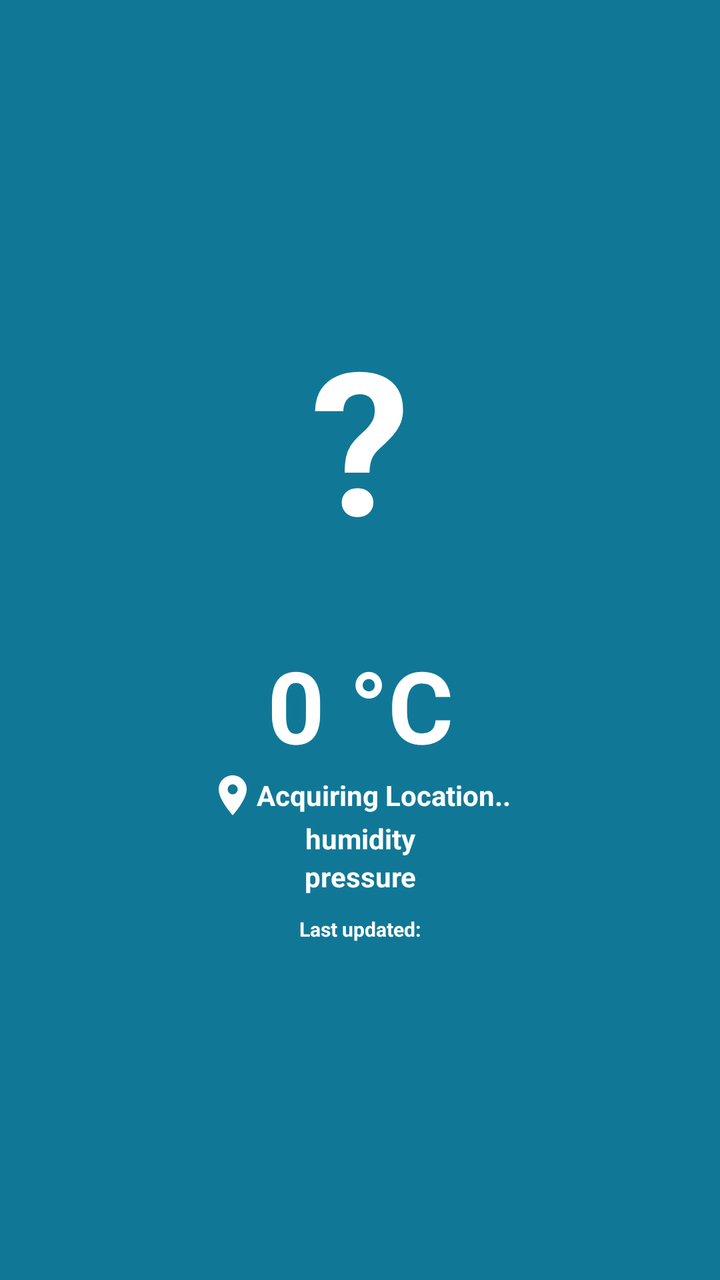
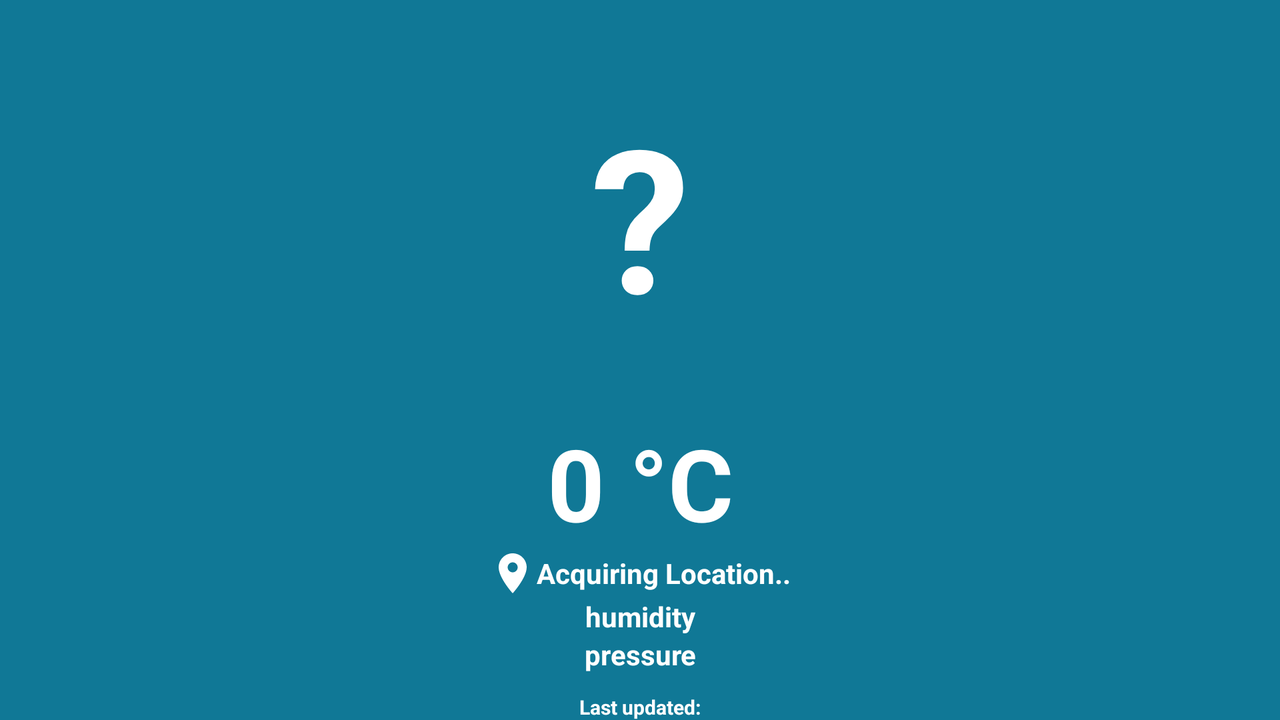

Compare how this app lays out the same screen by default and in its alternative resource folder. The renders come first, then the two layout files and the values they reference.
<!-- AndroidManifest.xml: application theme AppTheme -->
<!-- res/layout/weather_fragment.xml -->
<?xml version="1.0" encoding="utf-8"?>
<android.support.constraint.ConstraintLayout xmlns:android="http://schemas.android.com/apk/res/android"
    xmlns:app="http://schemas.android.com/apk/res-auto"
    xmlns:tools="http://schemas.android.com/tools"
    android:layout_width="match_parent"
    android:layout_height="match_parent"
    android:background="@color/colorPrimary"
    tools:context="com.projects.amul.weathertest.MainActivity"
    tools:layout_editor_absoluteY="25dp"
    tools:layout_editor_absoluteX="0dp">

    <TextView
        android:id="@+id/weatherIcon"
        android:layout_width="200dp"
        android:layout_height="200dp"
        android:gravity="center"
        android:textAlignment="center"
        android:textColor="@color/textColorPrimary"
        android:textSize="100sp"
        android:textStyle="bold"
        app:srcCompat="?android:attr/textCheckMark"
        tools:text="?"
        android:layout_centerHorizontal="true"
        android:layout_marginLeft="8dp"
        app:layout_constraintLeft_toLeftOf="parent"
        android:layout_marginRight="8dp"
        app:layout_constraintRight_toRightOf="parent"
        app:layout_constraintTop_toTopOf="parent"
        android:layout_marginTop="8dp"
        app:layout_constraintBottom_toBottomOf="parent"
        android:layout_marginBottom="8dp"
        app:layout_constraintVertical_bias="0.262"
        android:layout_marginStart="8dp"
        android:layout_marginEnd="8dp" />

    <RelativeLayout
        android:id="@+id/infoFrame"
        android:layout_width="200dp"
        android:layout_height="300dp"
        android:layout_marginBottom="8dp"
        android:layout_marginTop="0dp"
        app:layout_constraintBottom_toBottomOf="parent"
        app:layout_constraintLeft_toLeftOf="parent"
        app:layout_constraintRight_toRightOf="parent"
        app:layout_constraintTop_toBottomOf="@+id/weatherIcon"
        app:layout_constraintVertical_bias="0.0">

        <TextView
            android:id="@+id/weatherText"
            android:layout_width="match_parent"
            android:layout_height="wrap_content"
            android:layout_alignParentLeft="true"
            android:layout_alignParentStart="true"
            android:gravity="center"
            android:text="0 °C"
            android:textAlignment="center"
            android:textColor="@color/textColorPrimary"
            android:textSize="50sp"
            android:textStyle="bold" />


        <TextView
            android:id="@+id/locationName"
            android:layout_width="wrap_content"
            android:layout_height="wrap_content"
            android:layout_below="@+id/weatherText"
            android:layout_centerHorizontal="true"
            android:drawableLeft="@drawable/ic_location_on_black_24dp"
            android:gravity="center"
            android:text="Acquiring Location.."
            android:textColor="@color/textColorPrimary"
            android:textSize="14sp"
            android:textStyle="bold" />


        <TextView
            android:id="@+id/humidity"
            android:layout_width="match_parent"
            android:layout_height="wrap_content"
            android:gravity="center"
            android:textAlignment="center"
            android:textColor="@color/textColorPrimary"
            android:textSize="14sp"
            android:textStyle="bold"
            app:srcCompat="?android:attr/textCheckMark"
            tools:text="humidity"
            android:layout_alignParentLeft="true"
            android:layout_alignParentStart="true"
            android:layout_below="@+id/locationName"/>

        <TextView
            android:id="@+id/pressure"
            android:layout_width="match_parent"
            android:layout_height="wrap_content"
            android:gravity="center"
            android:textAlignment="center"
            android:textColor="@color/textColorPrimary"
            android:textSize="14sp"
            android:textStyle="bold"
            app:srcCompat="?android:attr/textCheckMark"
            tools:text="pressure"
            android:layout_below="@+id/humidity"
            android:layout_alignParentLeft="true"
            android:layout_alignParentStart="true" />

        <TextView
            android:id="@+id/last_update"
            android:layout_width="match_parent"
            android:layout_height="wrap_content"
            android:layout_marginTop="10dp"
            android:gravity="center"
            android:textAlignment="center"
            android:textColor="@color/textColorPrimary"
            android:textSize="10sp"
            android:textStyle="bold"
            app:srcCompat="?android:attr/textCheckMark"
            tools:text="Last updated:"
            android:layout_alignParentLeft="true"
            android:layout_alignParentStart="true"
            android:layout_below="@+id/pressure" />


    </RelativeLayout>


</android.support.constraint.ConstraintLayout>
<!-- resources referenced by this layout -->
<resources>
  <color name="colorPrimary">#107896</color>
  <color name="textColorPrimary">#FFFFFF</color>
  <!-- drawable ic_location_on_black_24dp (drawable) -->
  <vector xmlns:android="http://schemas.android.com/apk/res/android"
          android:width="24dp"
          android:height="24dp"
          android:viewportWidth="24.0"
          android:viewportHeight="24.0">
      <path
          android:fillColor="@color/textColorPrimary"
          android:pathData="M12,2C8.13,2 5,5.13 5,9c0,5.25 7,13 7,13s7,-7.75 7,-13c0,-3.87 -3.13,-7 -7,-7zM12,11.5c-1.38,0 -2.5,-1.12 -2.5,-2.5s1.12,-2.5 2.5,-2.5 2.5,1.12 2.5,2.5 -1.12,2.5 -2.5,2.5z"/>
  </vector>
  <!-- from res/values-v21/ -->
  <style name="AppTheme" parent="Theme.AppCompat.Light.NoActionBar">
          
          <item name="colorPrimary">@color/colorPrimary</item>
          <item name="colorPrimaryDark">@color/colorPrimaryDark</item>
          <item name="colorAccent">@android:color/holo_blue_light</item>
          <item name="android:navigationBarColor">@color/navigationBarColor</item>
          <item name="android:colorBackground">@color/colorPrimary</item>
      </style>
  <color name="colorPrimaryDark">#107896</color>
  <color name="navigationBarColor">#107896</color>
</resources>
<!-- res/layout-land/weather_fragment.xml (the repository's variant of the layout above) -->
<!-- drawn on the phone turned sideways -->
<?xml version="1.0" encoding="utf-8"?>
<android.support.constraint.ConstraintLayout xmlns:android="http://schemas.android.com/apk/res/android"
    xmlns:app="http://schemas.android.com/apk/res-auto"
    xmlns:tools="http://schemas.android.com/tools"
    android:layout_width="match_parent"
    android:layout_height="match_parent"
    android:background="@color/colorPrimary"
    tools:context="com.amulp.justweather.MainActivity"
    tools:layout_editor_absoluteY="25dp"
    tools:layout_editor_absoluteX="0dp">

    <TextView
        android:id="@+id/weatherIcon"
        android:layout_width="200dp"
        android:layout_height="200dp"
        android:gravity="center"
        android:textAlignment="center"
        android:textColor="@color/textColorPrimary"
        android:textSize="100sp"
        android:textStyle="bold"
        app:srcCompat="?android:attr/textCheckMark"
        tools:text="?"
        app:layout_constraintTop_toTopOf="parent"
        android:layout_marginTop="8dp"
        android:layout_marginLeft="8dp"
        app:layout_constraintLeft_toLeftOf="parent"
        android:layout_marginRight="8dp"
        app:layout_constraintRight_toRightOf="parent" />

    <RelativeLayout
        android:id="@+id/infoFrame"
        android:layout_width="200dp"
        android:layout_height="300dp"
        android:layout_marginBottom="8dp"
        android:layout_marginTop="0dp"
        app:layout_constraintBottom_toBottomOf="parent"
        app:layout_constraintLeft_toLeftOf="parent"
        app:layout_constraintRight_toRightOf="parent"
        app:layout_constraintTop_toBottomOf="@+id/weatherIcon"
        app:layout_constraintVertical_bias="0.0">

        <TextView
            android:id="@+id/weatherText"
            android:layout_width="match_parent"
            android:layout_height="wrap_content"
            android:layout_alignParentLeft="true"
            android:layout_alignParentStart="true"
            android:gravity="center"
            android:text="0 °C"
            android:textAlignment="center"
            android:textColor="@color/textColorPrimary"
            android:textSize="50sp"
            android:textStyle="bold" />


        <TextView
            android:id="@+id/locationName"
            android:layout_width="wrap_content"
            android:layout_height="wrap_content"
            android:layout_below="@+id/weatherText"
            android:layout_centerHorizontal="true"
            android:drawableLeft="@drawable/ic_location_on_black_24dp"
            android:gravity="center"
            android:text="Acquiring Location.."
            android:textColor="@color/textColorPrimary"
            android:textSize="14sp"
            android:textStyle="bold" />


        <TextView
            android:id="@+id/humidity"
            android:layout_width="match_parent"
            android:layout_height="wrap_content"
            android:gravity="center"
            android:textAlignment="center"
            android:textColor="@color/textColorPrimary"
            android:textSize="14sp"
            android:textStyle="bold"
            app:srcCompat="?android:attr/textCheckMark"
            tools:text="humidity"
            android:layout_alignParentLeft="true"
            android:layout_alignParentStart="true"
            android:layout_below="@+id/locationName"/>

        <TextView
            android:id="@+id/pressure"
            android:layout_width="match_parent"
            android:layout_height="wrap_content"
            android:gravity="center"
            android:textAlignment="center"
            android:textColor="@color/textColorPrimary"
            android:textSize="14sp"
            android:textStyle="bold"
            app:srcCompat="?android:attr/textCheckMark"
            tools:text="pressure"
            android:layout_below="@+id/humidity"
            android:layout_alignParentLeft="true"
            android:layout_alignParentStart="true" />

        <TextView
            android:id="@+id/last_update"
            android:layout_width="match_parent"
            android:layout_height="wrap_content"
            android:layout_marginTop="10dp"
            android:gravity="center"
            android:textAlignment="center"
            android:textColor="@color/textColorPrimary"
            android:textSize="10sp"
            android:textStyle="bold"
            app:srcCompat="?android:attr/textCheckMark"
            tools:text="Last updated:"
            android:layout_alignParentLeft="true"
            android:layout_alignParentStart="true"
            android:layout_below="@+id/pressure" />


    </RelativeLayout>

</android.support.constraint.ConstraintLayout>
